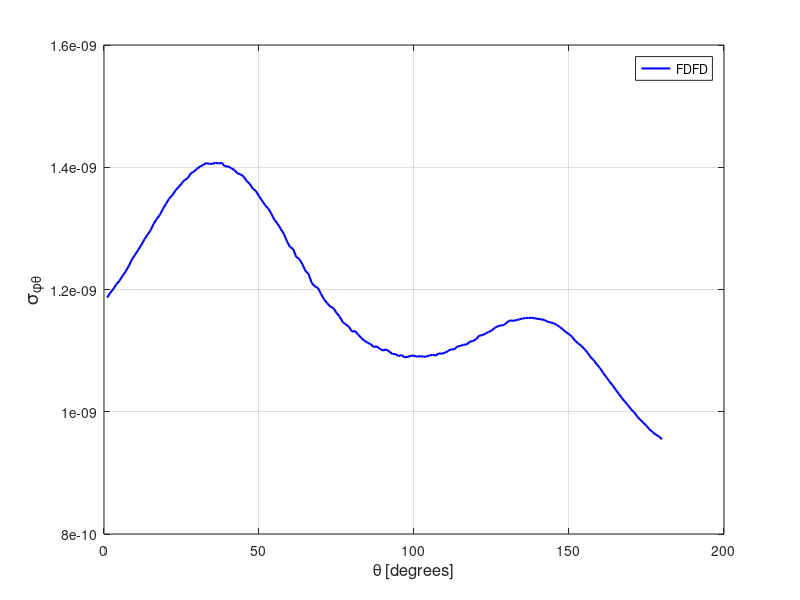

Source code (MATLAB):
spt = [ 
    1  0.11867741E-08
    2  0.11944191E-08
    3  0.12006750E-08
    4  0.12085793E-08
    5  0.12143626E-08
    6  0.12225102E-08
    7  0.12297262E-08
    8  0.12385337E-08
    9  0.12491644E-08
   10  0.12567126E-08
   11  0.12644964E-08
   12  0.12725220E-08
   13  0.12817343E-08
   14  0.12894670E-08
   15  0.12966000E-08
   16  0.13073546E-08
   17  0.13153750E-08
   18  0.13220298E-08
   19  0.13317988E-08
   20  0.13401732E-08
   21  0.13486228E-08
   22  0.13538722E-08
   23  0.13616819E-08
   24  0.13673929E-08
   25  0.13732341E-08
   26  0.13790687E-08
   27  0.13821445E-08
   28  0.13900394E-08
   29  0.13929686E-08
   30  0.13974891E-08
   31  0.14011997E-08
   32  0.14038535E-08
   33  0.14069041E-08
   34  0.14054740E-08
   35  0.14056536E-08
   36  0.14074270E-08
   37  0.14060626E-08
   38  0.14074139E-08
   39  0.14013162E-08
   40  0.14016268E-08
   41  0.13985380E-08
   42  0.13956389E-08
   43  0.13901108E-08
   44  0.13885425E-08
   45  0.13849726E-08
   46  0.13775132E-08
   47  0.13729875E-08
   48  0.13649704E-08
   49  0.13611968E-08
   50  0.13524667E-08
   51  0.13453263E-08
   52  0.13376990E-08
   53  0.13324395E-08
   54  0.13238206E-08
   55  0.13136884E-08
   56  0.13076138E-08
   57  0.12993125E-08
   58  0.12911715E-08
   59  0.12790634E-08
   60  0.12695054E-08
   61  0.12665285E-08
   62  0.12533397E-08
   63  0.12500241E-08
   64  0.12411733E-08
   65  0.12304450E-08
   66  0.12251354E-08
   67  0.12109017E-08
   68  0.12050182E-08
   69  0.12026903E-08
   70  0.11927906E-08
   71  0.11837884E-08
   72  0.11775377E-08
   73  0.11721629E-08
   74  0.11695813E-08
   75  0.11618292E-08
   76  0.11557167E-08
   77  0.11468734E-08
   78  0.11427824E-08
   79  0.11391774E-08
   80  0.11310838E-08
   81  0.11319977E-08
   82  0.11263085E-08
   83  0.11205036E-08
   84  0.11162548E-08
   85  0.11130378E-08
   86  0.11105324E-08
   87  0.11059491E-08
   88  0.11069550E-08
   89  0.11028590E-08
   90  0.11002136E-08
   91  0.11019762E-08
   92  0.10987914E-08
   93  0.10944354E-08
   94  0.10945168E-08
   95  0.10910723E-08
   96  0.10928020E-08
   97  0.10889546E-08
   98  0.10898431E-08
   99  0.10914750E-08
  100  0.10918874E-08
  101  0.10899962E-08
  102  0.10910866E-08
  103  0.10900071E-08
  104  0.10904296E-08
  105  0.10919052E-08
  106  0.10934466E-08
  107  0.10918554E-08
  108  0.10955433E-08
  109  0.10948535E-08
  110  0.10966863E-08
  111  0.10993715E-08
  112  0.11022905E-08
  113  0.11019371E-08
  114  0.11069217E-08
  115  0.11077151E-08
  116  0.11097842E-08
  117  0.11100546E-08
  118  0.11147742E-08
  119  0.11157203E-08
  120  0.11184280E-08
  121  0.11244322E-08
  122  0.11252893E-08
  123  0.11276083E-08
  124  0.11303853E-08
  125  0.11326283E-08
  126  0.11370763E-08
  127  0.11398379E-08
  128  0.11412399E-08
  129  0.11417853E-08
  130  0.11462389E-08
  131  0.11494955E-08
  132  0.11487131E-08
  133  0.11498316E-08
  134  0.11511726E-08
  135  0.11525264E-08
  136  0.11533471E-08
  137  0.11534508E-08
  138  0.11538118E-08
  139  0.11528194E-08
  140  0.11519324E-08
  141  0.11512890E-08
  142  0.11501970E-08
  143  0.11476032E-08
  144  0.11461899E-08
  145  0.11449685E-08
  146  0.11422451E-08
  147  0.11388037E-08
  148  0.11347956E-08
  149  0.11302831E-08
  150  0.11271137E-08
  151  0.11224355E-08
  152  0.11162919E-08
  153  0.11116863E-08
  154  0.11077271E-08
  155  0.11021697E-08
  156  0.10966023E-08
  157  0.10889740E-08
  158  0.10841678E-08
  159  0.10771982E-08
  160  0.10713603E-08
  161  0.10636056E-08
  162  0.10569515E-08
  163  0.10497888E-08
  164  0.10436467E-08
  165  0.10365062E-08
  166  0.10294861E-08
  167  0.10229472E-08
  168  0.10167149E-08
  169  0.10108383E-08
  170  0.10041568E-08
  171  0.99922937E-09
  172  0.99234088E-09
  173  0.98676067E-09
  174  0.98213071E-09
  175  0.97701491E-09
  176  0.97083619E-09
  177  0.96669084E-09
  178  0.96249198E-09
  179  0.95961006E-09
  180  0.95499963E-09
  181  0.95214980E-09
  182  0.94972108E-09
  183  0.94674435E-09
  184  0.94456165E-09
  185  0.94292352E-09
  186  0.94128716E-09
  187  0.94086183E-09
  188  0.94020058E-09
  189  0.93962549E-09
  190  0.93936492E-09
  191  0.94053465E-09
  192  0.94035413E-09
  193  0.94206254E-09
  194  0.94416042E-09
  195  0.94585373E-09
  196  0.94817232E-09
  197  0.95085839E-09
  198  0.95233055E-09
  199  0.95632047E-09
  200  0.95768327E-09
  201  0.96090780E-09
  202  0.96510744E-09
  203  0.96955122E-09
  204  0.97303343E-09
  205  0.97638475E-09
  206  0.98306463E-09
  207  0.98564668E-09
  208  0.98962560E-09
  209  0.99373676E-09
  210  0.99931596E-09
  211  0.10019813E-08
  212  0.10077889E-08
  213  0.10105221E-08
  214  0.10157856E-08
  215  0.10187133E-08
  216  0.10217380E-08
  217  0.10264462E-08
  218  0.10299516E-08
  219  0.10334487E-08
  220  0.10364823E-08
  221  0.10379657E-08
  222  0.10432314E-08
  223  0.10436193E-08
  224  0.10464368E-08
  225  0.10497888E-08
  226  0.10485094E-08
  227  0.10511334E-08
  228  0.10527546E-08
  229  0.10531808E-08
  230  0.10530224E-08
  231  0.10553202E-08
  232  0.10537414E-08
  233  0.10543190E-08
  234  0.10527282E-08
  235  0.10509583E-08
  236  0.10488620E-08
  237  0.10467250E-08
  238  0.10428076E-08
  239  0.10444675E-08
  240  0.10421013E-08
  241  0.10391906E-08
  242  0.10357651E-08
  243  0.10356964E-08
  244  0.10316075E-08
  245  0.10274374E-08
  246  0.10227504E-08
  247  0.10214621E-08
  248  0.10174811E-08
  249  0.10149758E-08
  250  0.10094073E-08
  251  0.10060887E-08
  252  0.10052028E-08
  253  0.10021065E-08
  254  0.99821840E-09
  255  0.99232222E-09
  256  0.99022923E-09
  257  0.98745034E-09
  258  0.98511810E-09
  259  0.98019448E-09
  260  0.97537156E-09
  261  0.97536224E-09
  262  0.97073227E-09
  263  0.96823050E-09
  264  0.96717800E-09
  265  0.96787944E-09
  266  0.96428954E-09
  267  0.96234831E-09
  268  0.96575159E-09
  269  0.95986952E-09
  270  0.95351826E-09
  271  0.95935138E-09
  272  0.95791164E-09
  273  0.95734309E-09
  274  0.95582076E-09
  275  0.95817487E-09
  276  0.95621899E-09
  277  0.96021047E-09
  278  0.96040931E-09
  279  0.96328723E-09
  280  0.96263875E-09
  281  0.96829234E-09
  282  0.97062058E-09
  283  0.97190922E-09
  284  0.97843444E-09
  285  0.97178687E-09
  286  0.97909003E-09
  287  0.98721487E-09
  288  0.99043929E-09
  289  0.99476083E-09
  290  0.99521336E-09
  291  0.10013760E-08
  292  0.10035427E-08
  293  0.10100479E-08
  294  0.10157872E-08
  295  0.10148864E-08
  296  0.10196681E-08
  297  0.10276405E-08
  298  0.10305549E-08
  299  0.10382949E-08
  300  0.10469625E-08
  301  0.10488921E-08
  302  0.10503705E-08
  303  0.10554123E-08
  304  0.10623946E-08
  305  0.10634313E-08
  306  0.10658401E-08
  307  0.10773352E-08
  308  0.10791575E-08
  309  0.10836644E-08
  310  0.10819527E-08
  311  0.10876930E-08
  312  0.10905402E-08
  313  0.10924993E-08
  314  0.10962125E-08
  315  0.11021646E-08
  316  0.11013042E-08
  317  0.11045049E-08
  318  0.11072049E-08
  319  0.11056049E-08
  320  0.11101170E-08
  321  0.11110846E-08
  322  0.11102775E-08
  323  0.11140665E-08
  324  0.11158042E-08
  325  0.11165923E-08
  326  0.11147634E-08
  327  0.11159511E-08
  328  0.11142584E-08
  329  0.11173723E-08
  330  0.11156058E-08
  331  0.11161606E-08
  332  0.11151349E-08
  333  0.11161945E-08
  334  0.11137194E-08
  335  0.11155281E-08
  336  0.11132594E-08
  337  0.11166175E-08
  338  0.11154478E-08
  339  0.11155991E-08
  340  0.11167934E-08
  341  0.11159045E-08
  342  0.11168292E-08
  343  0.11184511E-08
  344  0.11191872E-08
  345  0.11203767E-08
  346  0.11239486E-08
  347  0.11236500E-08
  348  0.11257352E-08
  349  0.11297098E-08
  350  0.11321919E-08
  351  0.11360910E-08
  352  0.11397200E-08
  353  0.11434559E-08
  354  0.11473272E-08
  355  0.11522859E-08
  356  0.11579027E-08
  357  0.11632513E-08
  358  0.11667489E-08
  359  0.11745765E-08
  360  0.11792251E-08
 ]; 
plot(spt(1:180,1),spt(1:180,2),'b-','linewidth',1.5 ); 
grid on 
legend('FDFD');
xlabel('\theta [degrees]','FontSize',12);
ylabel('\sigma_{\phi\theta}','FontSize',14);
